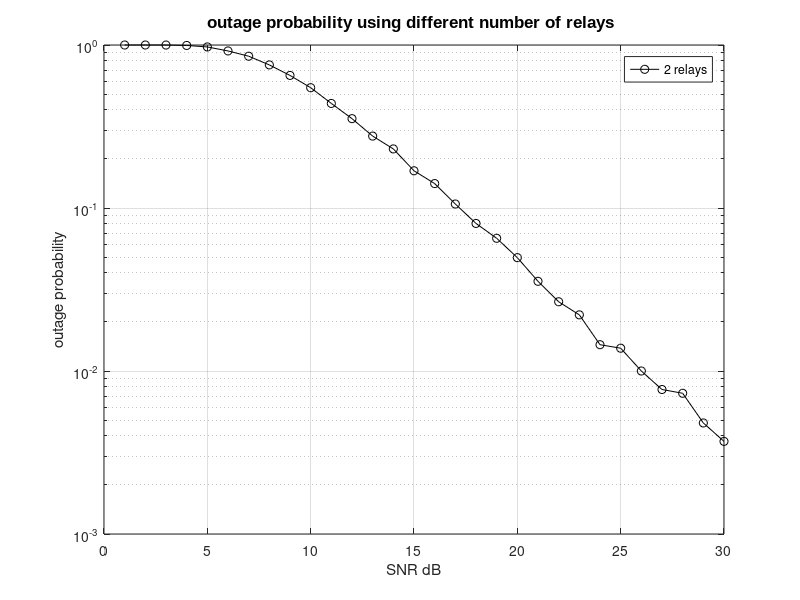

MATLAB code for this plot:
I=10000;
N=12;
R=2;
gss=['k-s' 'b-o' 'r-''g-*'];
%semilogy(vector_snrm,prob_outage_best,gss(:,:));hold on
%Best Relay

for snrm=1:30
channel_outage=0;
for aux=1:I

r1=sqrt(0.5)*(randn(N,1)+j*randn(N,1)); %Source-Relay Channels
h1=sqrt(0.5)*(randn(N,1)+j*randn(N,1)); %Relay Channels-Destination
snrr1=(abs(r1).^2)*snrm;
vect_outage=snrr1>=(2^(2*R)-1);
if(sum(vect_outage)>0)
 vect_sec_link=sort(abs(h1).^2.*vect_outage,'descend');
 snrr2=snrm*vect_sec_link(1);
 channel_outage=channel_outage+(snrr2<(2^(2*R)-1));
else
 channel_outage=channel_outage+1;
end
end
prob_outage_best(snrm)=channel_outage/I;
vector_snrm(snrm)=snrm;
end
semilogy(vector_snrm,prob_outage_best,'-ko');
title('\fontname{Arial}outage probability using different number of relays ','FontSize',12)
xlabel('SNR dB')
ylabel('outage probability')
hold on
grid on
legend('2 relays','5 relays','8 relays','12 relays')